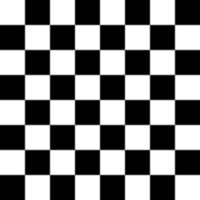
#> input picture skimage.data.checkerboard(), 200 x 200 px
$ jupyter execute Transformasi_Twirl.ipynb
#> lines starting #> are read from the running program, lines starting #| are printed output that depends on the picture
**File : Transformasi Twirl.ipynb**

**Authors : Syahrul Fikri**

**NIM       : 120707121**

**Kelas : Pengolahan Citra Digital-TKK**

**Teknik Elektro Fakultas Sains dan Teknologi Universitas Islam Negeri Sunan Gunung Djati Bandung**

[cell 1]
import matplotlib.pyplot as plt
from skimage import data
from skimage.transform import swirl
import cv2

image = data.checkerboard()
#> image is the input picture: shape (200, 200); min 0, max 255, mean 127.5
swirled = swirl(image, rotation=0, strength=10, radius=60)
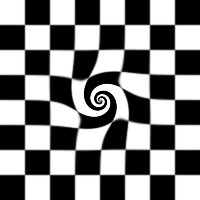
#> swirled: shape (200, 200) float64; min 0, max 1, mean 0.5

img2 = cv2.imread('Monkey-Puzzle-Tree.jpg')
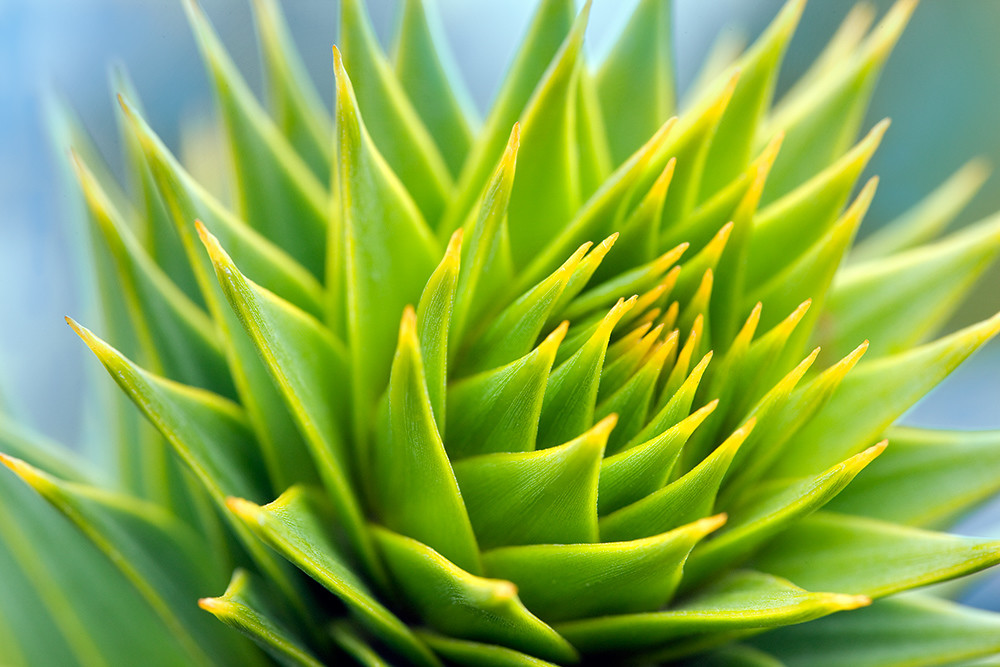
#> input picture 1207070121_Syahrul Fikri_PCD_Prak.8/Monkey-Puzzle-Tree.jpg, 1000 x 667 px
#> img2 is the input picture: shape (667, 1000, 3); mean B, G, R 72.8, 170.8, 132
swirled2 = swirl(img2, rotation=45, strength=50, radius=240)
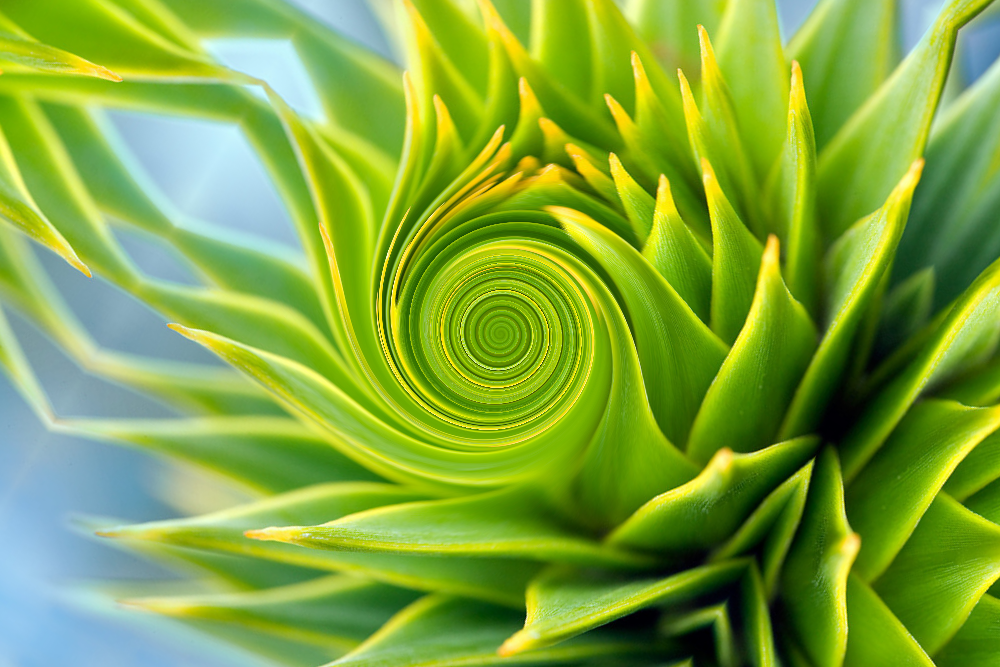
#> swirled2: shape (667, 1000, 3) float64; mean B, G, R 0.236, 0.656, 0.502

fig, (ax0, ax1) = plt.subplots(nrows=1, ncols=2, figsize=(8, 3), sharex=True, sharey=True)
fig, (ax2, ax3) = plt.subplots(nrows=1, ncols=2, figsize=(8, 3), sharex=True, sharey=True)

ax0.imshow(image, cmap=plt.cm.gray)
ax0.axis('on')
ax1.imshow(swirled, cmap=plt.cm.gray)
ax1.axis('on')
ax2.imshow(img2)
ax2.axis('on')
ax3.imshow(swirled2)
ax3.axis('on')
plt.show()
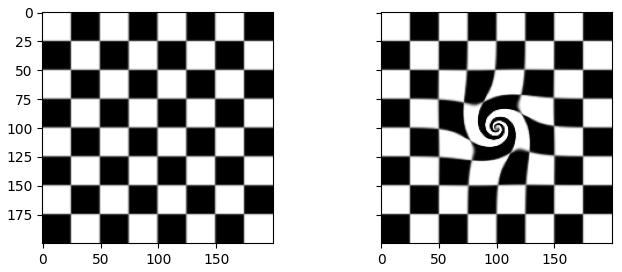
#> figure drawn by matplotlib, 2 panels
#> figure, not shown here; B, G, R data is drawn as R, G, B
